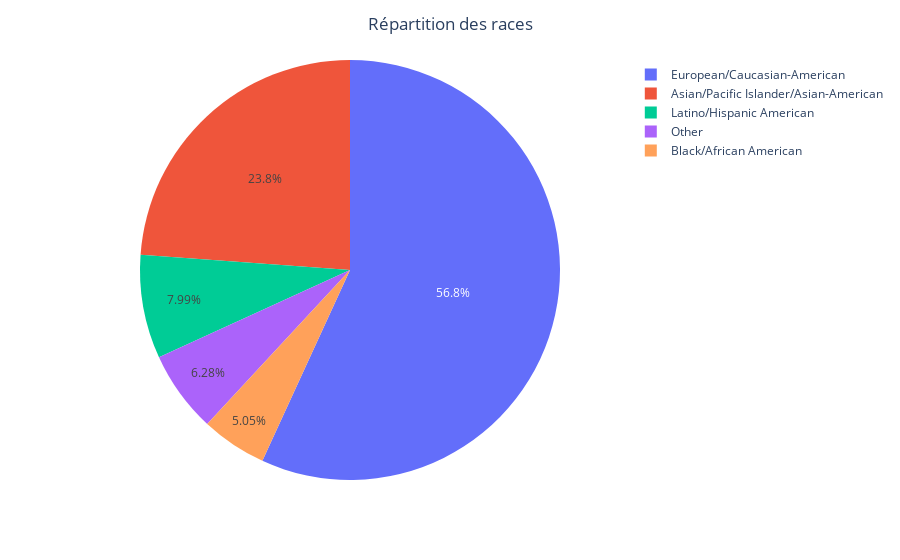

Notebook code cell kept with this figure:
### Code cell
fig = px.pie(df_race, names = "race_label", values="count")
fig.update_layout(title="Répartition des races", title_x=0.5)
fig.show()

### Figure 1 — Plotly figure (JSON) as saved in the notebook; plotly's stock layout.template omitted (floating-point values rounded to 4 significant figures)
{"data": [{"domain": {"x": [0, 1], "y": [0, 1]}, "hovertemplate": "race_label=%{label}<br>count=%{value}<extra></extra>", "labels": ["European/Caucasian-American", "Asian/Pacific Islander/Asian-American", "Latino/Hispanic American", "Other", "Black/African American"], "legendgroup": "", "name": "", "showlegend": true, "type": "pie", "values": [4727, 1982, 664, 522, 420]}], "layout": {"legend": {"tracegroupgap": 0}, "margin": {"t": 60}, "title": {"text": "Répartition des races", "x": 0.5}}}
